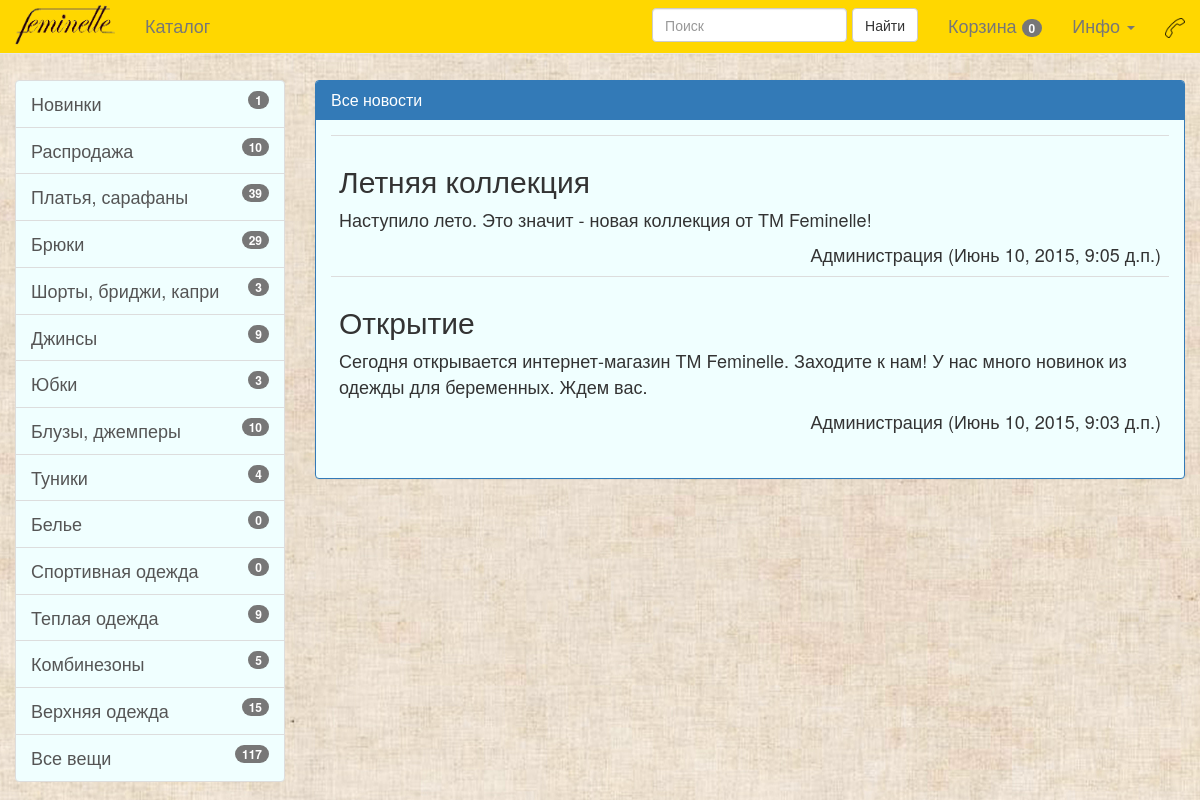
Page /news/ on the committed database.
### info/models.py (models this page shows, shortened)
class News(models.Model):
    title = models.CharField(max_length=255)
    text = models.TextField(null=True, blank=True)
    author = models.CharField(max_length=50, null=True, blank=True)
    date = models.DateTimeField(auto_now=False, auto_now_add=True)

### info/views.py (the view)
# urls.py: url(r'^news/$', info.views.news, name='news'),
def news(request):
    if handle_basket_query(request):
        return HttpResponseRedirect(request.META['HTTP_REFERER'])
    context = { 'object_list': sorted(News.objects.all(), key=lambda item: item.date, reverse=True),
                'basket_products': get_basket_products(request),
                'badges_info': get_badges_info(request) }
    template = 'news.html'
    return render(request, template, context)

### main/views.py (called while the page is built, shortened)
def get_basket_products(request):
    object_list = []
    cycle = 0
    return object_list

def handle_basket_query(request):
    return False

### info/templates/news.html (shortened to what this page needs)
{% extends "base.html" %}
{% load staticfiles %}
{% block content %}
    <div>
        <div class="panel panel-primary">
            <div class="panel-heading">
                <h1 class="panel-title">Все новости</h1>
            </div>
            <div class="panel-body">
                <table class="table">
                <tbody>
                {% for record in object_list %}
                    <tr>
                        <td>
                            <h2>{{ record.title }}</h2>
                            <p>
                                {{ record.text }}
                            </p>
                            <div style="text-align: right">{{ record.author }} ({{ record.date }})</div>
                        </td>
                    </tr>
                {% endfor %}
                </tbody>
                </table>
            </div>
        </div>
    </div>
{% endblock content %}

### static/static_dirs/css/starter-template.css (style rules this page uses)
body { padding-top: 10px; background: center; }
a.list-group-item, .panel { background-color: azure; font-size: large; }

### rows in the picture
News: title "Летняя коллекция", text "Наступило лето. Это значит - новая коллекция от ТМ Feminelle!", author "Администрация", date "Июнь 10, 2015, 9:05 д.п."
News: title "Открытие", text "Сегодня открывается интернет-магазин ТМ Feminelle. Заходите к нам! У нас много новинок из одежды для беременных. Ждем вас.", author "Администрация", date "Июнь 10, 2015, 9:03 д.п."

### other values in the picture
{{ badges_info.basket_count }} "0"
{{ badges_info.novelties }} "1"
{{ badges_info.promo }} "10"
{{ badges_info.dress_sarafan }} "39"
{{ badges_info.pants }} "29"
{{ badges_info.shorts }} "3"
{{ badges_info.jeans }} "9"
{{ badges_info.skirt }} "3"
{{ badges_info.blouse_cardigan }} "10"
{{ badges_info.tunic }} "4"
{{ badges_info.underwear }} "0"
{{ badges_info.sport }} "0"
{{ badges_info.warm }} "9"
{{ badges_info.coveralls }} "5"
{{ badges_info.coat_poncho_jacket }} "15"
